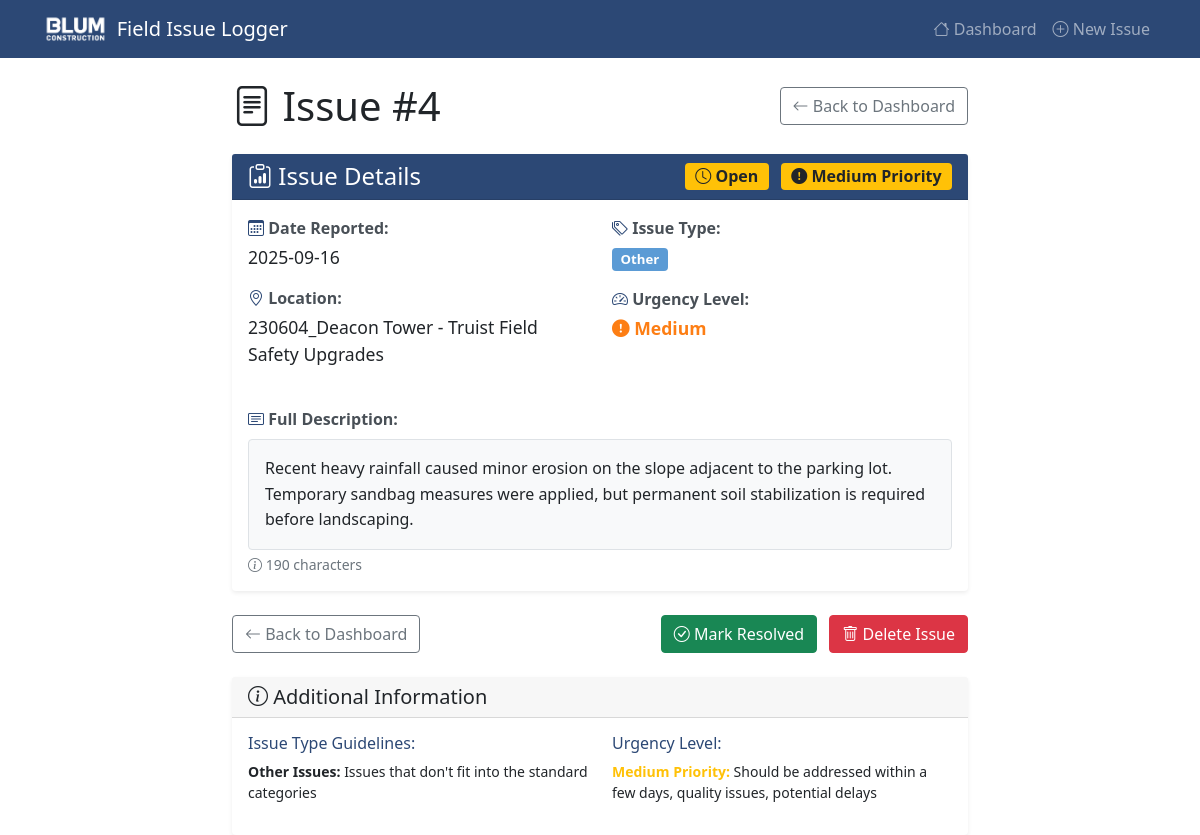
The app's page /view/4 with its own data.
### tables this page shows
CREATE TABLE issues (
            id INTEGER PRIMARY KEY AUTOINCREMENT,
            date TEXT NOT NULL,
            location TEXT NOT NULL,
            issue_type TEXT NOT NULL,
            description TEXT NOT NULL,
            urgency TEXT NOT NULL
        , resolved INTEGER DEFAULT 0);

### app.py (the view)
@app.route('/view/<int:issue_id>')
def view_issue(issue_id):
    try:
        conn = get_db_connection()
        issue = conn.execute("SELECT * FROM issues WHERE id = ?", (issue_id,)).fetchone()
        if not issue:
            flash('Issue not found!', 'error')
            conn.close()
            return redirect(url_for('dashboard'))
        conn.close()
        return render_template('view_issue.html', issue=issue)
    except Exception as e:
        flash(f'Error loading issue: {str(e)}', 'error')
        return redirect(url_for('dashboard'))

### app.py (called while the page is built)
def get_db_connection():
    conn = sqlite3.connect(DATABASE)
    conn.row_factory = sqlite3.Row  # This allows us to access columns by name
    return conn

### templates/view_issue.html (shortened to what this page needs)
{% extends "base.html" %}
{% block content %}
<div class="row justify-content-center">
    <div class="col-lg-8">
        <div class="d-flex justify-content-between align-items-center mb-4">
            <h1 class="mb-0">
                <i class="bi bi-file-text"></i> Issue #{{ issue.id }}
            </h1>
            <div>
                <a href="{{ url_for('dashboard') }}" class="btn btn-outline-secondary">
                    <i class="bi bi-arrow-left"></i> Back to Dashboard
                </a>
            </div>
        </div>
        <div class="card shadow-sm">
            <div class="card-header bg-primary text-white">
                <div class="row align-items-center">
                    <div class="col">
                        <h4 class="card-title mb-0">
                            <i class="bi bi-clipboard-data"></i> Issue Details
                        </h4>
                    </div>
                    <div class="col-auto">
                        {% if issue.resolved %}
                            <span class="badge bg-success fs-6 me-2">
                                <i class="bi bi-check-circle-fill"></i> Resolved
                            </span>
                        {% else %}
                            <span class="badge bg-warning text-dark fs-6 me-2">
                                <i class="bi bi-clock"></i> Open
                            </span>
                        {% endif %}
                        <span class="badge {% if issue.urgency == 'High' %}bg-danger{% elif issue.urgency == 'Medium' %}bg-warning text-dark{% else %}bg-secondary{% endif %} fs-6">
                            {% if issue.urgency == 'High' %}
                                <i class="bi bi-exclamation-triangle-fill"></i>
                            {% elif issue.urgency == 'Medium' %}
                                <i class="bi bi-exclamation-circle-fill"></i>
                            {% else %}
                                <i class="bi bi-info-circle-fill"></i>
                            {% endif %}
                            {{ issue.urgency }} Priority
                        </span>
                    </div>
                </div>
            </div>
            <div class="card-body">
                <div class="row mb-4">
                    <div class="col-md-6">
                        <div class="info-item mb-3">
                            <label class="info-label">
                                <i class="bi bi-calendar3 text-primary"></i> <strong>Date Reported:</strong>
                            </label>
                            <p class="info-value">{{ issue.date }}</p>
                        </div>
                        <div class="info-item mb-3">
                            <label class="info-label">
                                <i class="bi bi-geo-alt text-primary"></i> <strong>Location:</strong>
                            </label>
                            <p class="info-value">{{ issue.location }}</p>
                        </div>
                    </div>
                    <div class="col-md-6">
                        <div class="info-item mb-3">
                            <label class="info-label">
                                <i class="bi bi-tags text-primary"></i> <strong>Issue Type:</strong>
                            </label>
                            <p class="info-value">
                                <span class="badge bg-info">{{ issue.issue_type }}</span>
                            </p>
                        </div>
                        <div class="info-item mb-3">
                            <label class="info-label">
                                <i class="bi bi-speedometer2 text-primary"></i> <strong>Urgency Level:</strong>
                            </label>
                            <p class="info-value">
                                <span class="urgency-{{ issue.urgency.lower() }}">
                                    {% if issue.urgency == 'High' %}
                                        <i class="bi bi-exclamation-triangle-fill"></i>
                                    {% elif issue.urgency == 'Medium' %}
                                        <i class="bi bi-exclamation-circle-fill"></i>
                                    {% else %}
                                        <i class="bi bi-info-circle-fill"></i>
                                    {% endif %}
                                    {{ issue.urgency }}
                                </span>
                            </p>
                        </div>
                    </div>
                </div>
                <div class="description-section">
                    <label class="info-label mb-2">
                        <i class="bi bi-card-text text-primary"></i> <strong>Full Description:</strong>
                    </label>
                    <div class="description-content p-3 bg-light rounded border">
                        <p class="mb-0" style="white-space: pre-wrap; line-height: 1.6;">{{ issue.description }}</p>
                    </div>
                    <small class="text-muted mt-1 d-block">
                        <i class="bi bi-info-circle"></i> {{ issue.description|length }} characters
                    </small>
                </div>
            </div>
        </div>
        <div class="row mt-4">
            <div class="col-12">
                <div class="d-flex justify-content-between">
                    <a href="{{ url_for('dashboard') }}" class="btn btn-outline-secondary">
                        <i class="bi bi-arrow-left"></i> Back to Dashboard
                    </a>
                    <div>
                        <form method="POST" action="{{ url_for('toggle_resolved', issue_id=issue.id) }}"
                              style="display: inline;"
                              title="{% if issue.resolved %}Mark as open{% else %}Mark as resolved{% endif %}">
                            {% if issue.resolved %}
                                <button type="submit" class="btn btn-warning me-2">
                                    <i class="bi bi-arrow-counterclockwise"></i> Reopen Issue
                                </button>
                            {% else %}
                                <button type="submit" class="btn btn-success me-2">
                                    <i class="bi bi-check-circle"></i> Mark Resolved
                                </button>
                            {% endif %}
                        </form>
                        <form method="POST" action="{{ url_for('delete_issue', issue_id=issue.id) }}"
                              style="display: inline;"
                              onsubmit="return confirmDeleteFromView({{ issue.id }}, '{{ issue.location }}', '{{ issue.issue_type }}')">
                            <button type="submit" class="btn btn-danger">
                                <i class="bi bi-trash"></i> Delete Issue
                            </button>
                        </form>
                    </div>
                </div>
            </div>
        </div>
        <div class="card mt-4">
            <div class="card-header">
                <h5 class="mb-0">
                    <i class="bi bi-info-circle"></i> Additional Information
                </h5>
            </div>
            <div class="card-body">
                <div class="row">
                    <div class="col-md-6">
                        <h6 class="text-primary">Issue Type Guidelines:</h6>
                        <ul class="list-unstyled small">
                            {% if issue.issue_type == 'Safety' %}
                                <li><strong>Safety Issues:</strong> Hazards, unsafe conditions, potential for accidents or injury</li>
                            {% elif issue.issue_type == 'Quality' %}
                                <li><strong>Quality Issues:</strong> Defects, standards not met, rework required, quality control failures</li>
                            {% elif issue.issue_type == 'Access' %}
                                <li><strong>Access Issues:</strong> Blocked areas, missing keys, entry problems, restricted access</li>
                            {% elif issue.issue_type == 'Coordination' %}
                                <li><strong>Coordination Issues:</strong> Communication problems, scheduling conflicts, team coordination</li>
                            {% else %}
                                <li><strong>Other Issues:</strong> Issues that don't fit into the standard categories</li>
                            {% endif %}
                        </ul>
                    </div>
                    <div class="col-md-6">
                        <h6 class="text-primary">Urgency Level:</h6>
                        <ul class="list-unstyled small">
                            {% if issue.urgency == 'High' %}
                                <li><span class="text-danger"><strong>High Priority:</strong></span> Requires immediate attention, safety hazards, work stoppage</li>
                            {% elif issue.urgency == 'Medium' %}
                                <li><span class="text-warning"><strong>Medium Priority:</strong></span> Should be addressed within a few days, quality issues, potential delays</li>
                            {% else %}
                                <li><span class="text-success"><strong>Low Priority:</strong></span> Can be addressed in scheduled maintenance, minor issues</li>
                            {% endif %}
                        </ul>
                    </div>
                </div>
            </div>
        </div>
    </div>
</div>
{% endblock %}

### templates/base.html (style rules this page uses)
:root { --edg-navy: #2c4875; --edg-blue: #5b9bd5; --edg-gray: #c5c5aa; --edg-light: #f8f9fa; --edg-white: #ffffff; --edg-danger: #dc3545; --edg-warning: #fd7e14; --edg-success: #198754; }
.bg-primary { background-color: var(--edg-navy) !important; }
.text-primary { color: var(--edg-navy) !important; }
.bg-info { background-color: var(--edg-blue) !important; }
.urgency-medium { color: var(--edg-warning); font-weight: bold; }
.badge.bg-info { background-color: var(--edg-blue) !important; }

### templates/view_issue.html (style rules this page uses)
.info-item { margin-bottom: 1rem; }
.info-label { display: block; margin-bottom: 0.25rem; color: #495057; }
.info-value { margin-bottom: 0; font-size: 1.1rem; }
.description-content { max-height: none; overflow: visible; }
.urgency-medium { color: #fd7e14; font-weight: bold; }
.card { border: none; box-shadow: 0 0.125rem 0.25rem rgba(0, 0, 0, 0.075); }
.card-header { border-bottom: 1px solid rgba(0, 0, 0, 0.125); }

### records on screen
issues: id "4", urgency "Medium", date "2025-09-16", location "230604_Deacon Tower - Truist Field Safety Upgrades", issue_type "Other", description "Recent heavy rainfall caused minor erosion on the slope adjacent to the parking lot. Temporary sandbag measures were applied, but permanent soil stabilization is required before landscaping."

### other values on screen
{{ issue.description|length }} "190"
